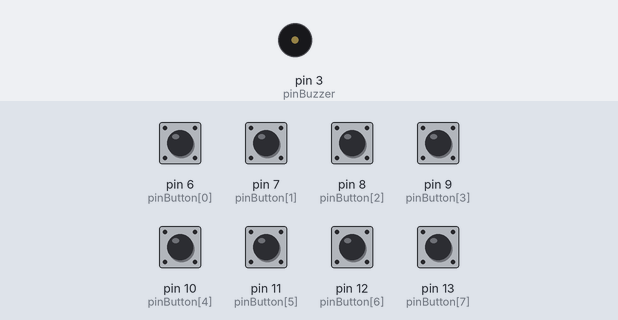
A sketch run on a simulated Arduino Uno, built with avr-gcc and run on an emulated ATmega328P. On the bench: buzzer (waves = sounding). The inputs (shaded band) are chosen by the test bench; at power-on: pin 6 (pinButton[0]), pin 7 (pinButton[1]), pin 8 (pinButton[2]), pin 9 (pinButton[3]), pin 10 (pinButton[4]), pin 11 (pinButton[5]), pin 12 (pinButton[6]), pin 13 (pinButton[7]) LOW. What the sketch prints to the serial monitor is not drawn.

Above: at 1.2 s.
1.3 s: pin 6 (pinButton[0]) pulled HIGH for 0.15 s
At 1.4 s:
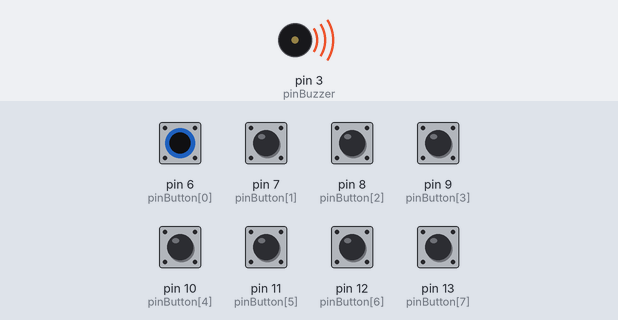
Timing chart, 0 to 4.3 s (numbered marks = the images above; inputs shaded):
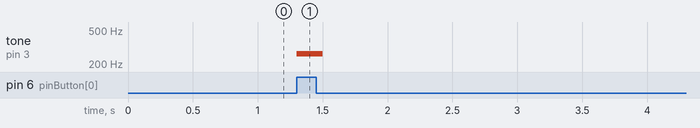

Measured:
- after the input at 1.3 s, tone on pin 3 (pinBuzzer): silent → 262 Hz at once, → silent 0.20 s later

The sketch:

HW6_1.ino
```cpp
const int pinBuzzer = 3;
const int pinButton[8]={6,7,8,9,10,11,12,13};

void setup() {

  Serial.begin(9600);
  pinMode(pinBuzzer, OUTPUT);
  pinMode(pinButton[0],INPUT);
  pinMode(pinButton[1],INPUT);
  pinMode(pinButton[2],INPUT);
  pinMode(pinButton[3],INPUT);
  pinMode(pinButton[4],INPUT);
  pinMode(pinButton[5],INPUT);
  pinMode(pinButton[6],INPUT);
  pinMode(pinButton[7],INPUT);

}


void loop() {
  if (digitalRead(pinButton[0])==HIGH) {
    tone(pinBuzzer, 262); // C

    } else if (digitalRead(pinButton[1])==HIGH) {
    tone(pinBuzzer, 294); // D

    } else if (digitalRead(pinButton[2])==HIGH) {
    tone(pinBuzzer, 330); // E

    } else if (digitalRead(pinButton[3])==HIGH) {
    tone(pinBuzzer, 349); // F

    } else if (digitalRead(pinButton[4])==HIGH) {
    tone(pinBuzzer, 392); // G

    } else if (digitalRead(pinButton[5])==HIGH) {
    tone(pinBuzzer, 440); // A

    } else if (digitalRead(pinButton[6])==HIGH) {
    tone(pinBuzzer, 494); // B

    } else if (digitalRead(pinButton[7])==HIGH) {
    tone(pinBuzzer, 523); // C

    } else
    noTone(pinBuzzer); // digitalWrite(pinBuzzer, LOW);

    Serial.println(0);delay(100);
}
```
